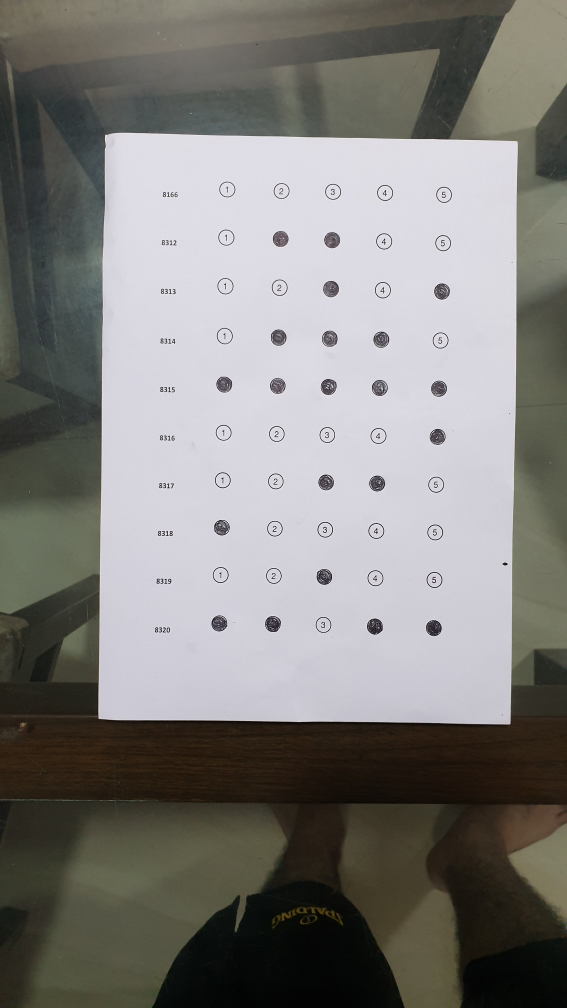
#> input picture test.jpg, 2268 x 4032 px (shown at 1/4 size)
$ python 'bubble detection2.0.py'
#> lines starting #> are read from the running program, lines starting #| are printed output that depends on the picture; after the words box and inside, x2 and y2 are one past the last pixel; in counts of white or black regions, pixels touching at a corner belong together
from imutils.perspective import four_point_transform
from imutils import contours
import numpy as np
import argparse
import imutils
import cv2

#############   resize      ######################
image = cv2.imread("test.jpg")
#> image is the input picture: shape (4032, 2268, 3); mean B, G, R 124.7, 127.7, 129.1
print(image.shape)
#| (4032, 2268, 3)


# [14 lines of commented-out code are left out]


gray = cv2.cvtColor(image, cv2.COLOR_BGR2GRAY)
blurred = cv2.GaussianBlur(gray, (5, 5), 0)
edged = cv2.Canny(blurred, 75, 200)
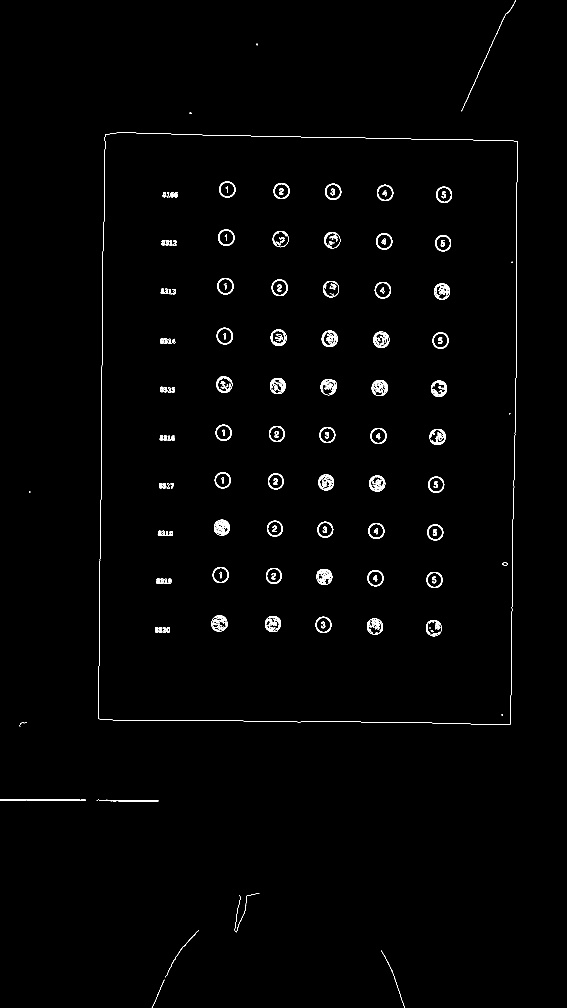
#> edged: shape (4032, 2268) (shown at 1/4 size); 0.53% white in thin lines or dots

cnts = cv2.findContours(edged.copy(), cv2.RETR_EXTERNAL,cv2.CHAIN_APPROX_SIMPLE)
#> cnts = 17 contours, 9 with area under 20; largest, box (x1, y1, x2, y2) and area: (393, 530, 2072, 2898) 3863693, (1845, 0, 2064, 445) 156, (662, 3720, 796, 3910) 102, (939, 3572, 1038, 3730) 34, (607, 3918, 657, 4032) 32, (1524, 3801, 1568, 3884) 32, (758, 451, 767, 456) 24, (1567, 3882, 1619, 4032) 24
cnts = imutils.grab_contours(cnts)
docCnt = None

if len(cnts) > 0:

	cnts = sorted(cnts, key=cv2.contourArea, reverse=True)


	for c in cnts:

		peri = cv2.arcLength(c, True)
		approx = cv2.approxPolyDP(c, 0.02 * peri, True)


		if len(approx) == 4:
			docCnt = approx
			break
	else :
		print("get the picture of full image")
#> this loop made 1 pass


paper = four_point_transform(image, docCnt.reshape(4, 2))
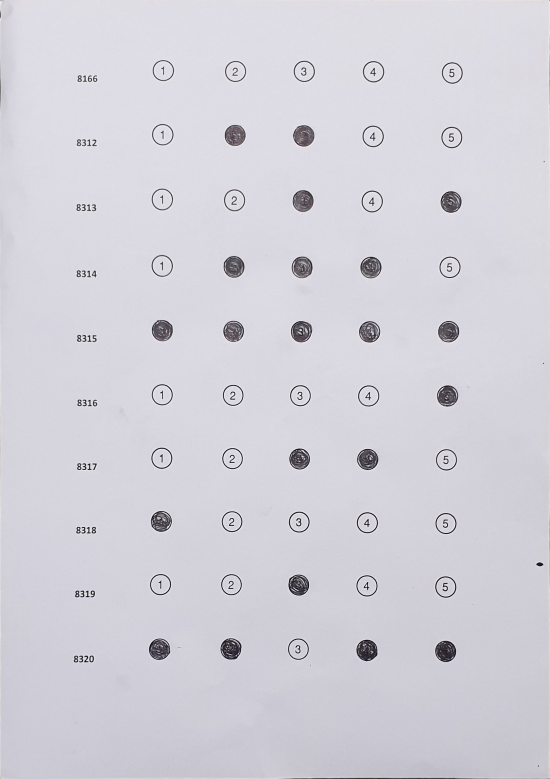
#> paper: shape (2336, 1648, 3) (shown at 1/3 size); mean B, G, R 217.7, 209.6, 210.9
warped = four_point_transform(gray, docCnt.reshape(4, 2))

# apply Otsu's thresholding method to binarize the warped piece of paper
thresh = cv2.threshold(warped, 0, 255,cv2.THRESH_BINARY_INV | cv2.THRESH_OTSU)[1]
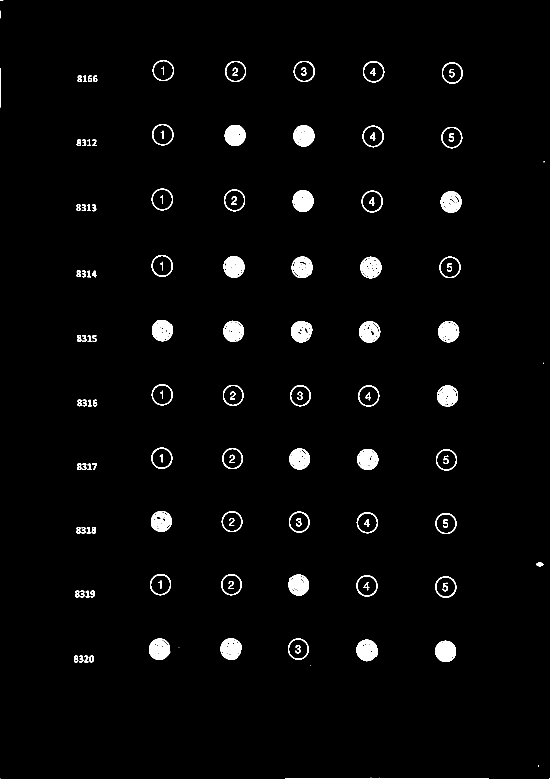
#> thresh: shape (2336, 1648) (shown at 1/3 size); 2.3% white; 131 white regions (8 under 20 px)

cnts = cv2.findContours(thresh.copy(), cv2.RETR_EXTERNAL,cv2.CHAIN_APPROX_SIMPLE)
#> cnts = 102 contours, 9 with area under 20; largest, box (x1, y1, x2, y2) and area: (1085, 572, 1148, 637) 3188, (455, 566, 519, 631) 3188, (455, 765, 519, 830) 3184, (672, 568, 735, 634) 3176, (1088, 377, 1151, 442) 3148
cnts = imutils.grab_contours(cnts)
questionCnts = []


for c in cnts:

	(x, y, w, h) = cv2.boundingRect(c)
	ar = w / float(h)


	if w >= 10 and h >= 20 and ar >= 0.9 and ar <= 1.1:
		questionCnts.append(c)
#> this loop made 102 passes
#> (x, y, w, h, ar) on passes 1, 2, 3, 4, 6, 7, 8, 9, 11, 12, 13, 14: (1647, 2335, 1, 1, 1), (0, 2335, 1, 1, 1), (856, 2333, 610, 3, 203.3), (1614, 2296, 3, 4, 0.75), (268, 1967, 14, 20, 0.7), (253, 1967, 12, 20, 0.6), (237, 1967, 13, 20, 0.65), (222, 1967, 13, 20, 0.65), (1306, 1922, 62, 64, 0.969), (1069, 1919, 64, 65, 0.985), (864, 1916, 62, 63, 0.984), (447, 1916, 64, 64, 1)
#> (c, x, y, w, h, ar) on passes 5, 10: ([[931, 1995], [931, 1996]], 931, 1995, 1, 2, 0.5), ([[536, 1942], [537, 1942]], 536, 1942, 2, 1, 2)
#> after the loop, questionCnts = 50 contours; largest, box (x1, y1, x2, y2) and area: (1085, 572, 1148, 637) 3188, (455, 566, 519, 631) 3188, (455, 765, 519, 830) 3184, (672, 568, 735, 634) 3176, (1088, 377, 1151, 442) 3148


questionCnts = contours.sort_contours(questionCnts,method="top-to-bottom")[0]
#> questionCnts = 50 contours; largest, box (x1, y1, x2, y2) and area: (455, 566, 519, 631) 3188, (1085, 572, 1148, 637) 3188, (455, 765, 519, 830) 3184, (672, 568, 735, 634) 3176, (1088, 377, 1151, 442) 3148
correct = 0
roll=8312

for (q, i) in enumerate(np.arange(0, len(questionCnts), 5)):

	cnts = contours.sort_contours(questionCnts[i:i + 5])[0]
	bubbled = None
	g =0

	for (j, c) in enumerate(cnts):

		mask = np.zeros(thresh.shape, dtype="uint8")
		cv2.drawContours(mask, [c], -1, 255, -1)

		mask = cv2.bitwise_and(thresh, thresh, mask=mask)
		total = cv2.countNonZero(mask)

		bubbled = (total, j)
		if bubbled > (1000,0):
				g = g + 1


	score = (g / 5.0) * 100
	print(roll,":-",score)
	roll=roll+1
#> this loop made 10 passes
#> (i, score) on passes 1 to 10: (0, 0), (5, 40), (10, 40), (15, 60), (20, 100), (25, 20), (30, 40), (35, 20), (40, 20), (45, 80)
#| 8312 :- 0.0
#| 8313 :- 40.0
#| 8314 :- 40.0
#| 8315 :- 60.0
#| 8316 :- 100.0
#| 8317 :- 20.0
#| 8318 :- 40.0
#| 8319 :- 20.0
#> (further printed lines are left out)
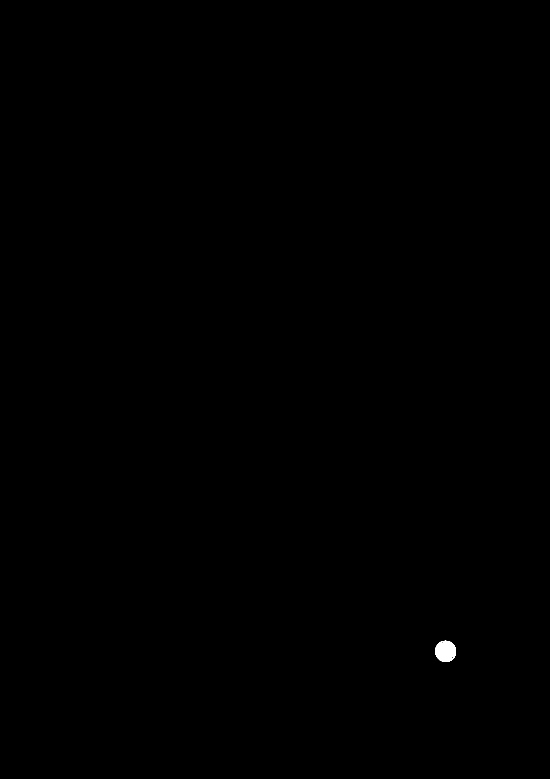
#> mask: shape (2336, 1648) (shown at 1/3 size); 0.08% white; 1 white region, box (x1, y1, x2, y2) and area: (1306, 1922, 1368, 1986) 3046
#> after the loop, roll = 8322

cv2.waitKey(0)

$ run again, with 123.jpg copied over test.jpg
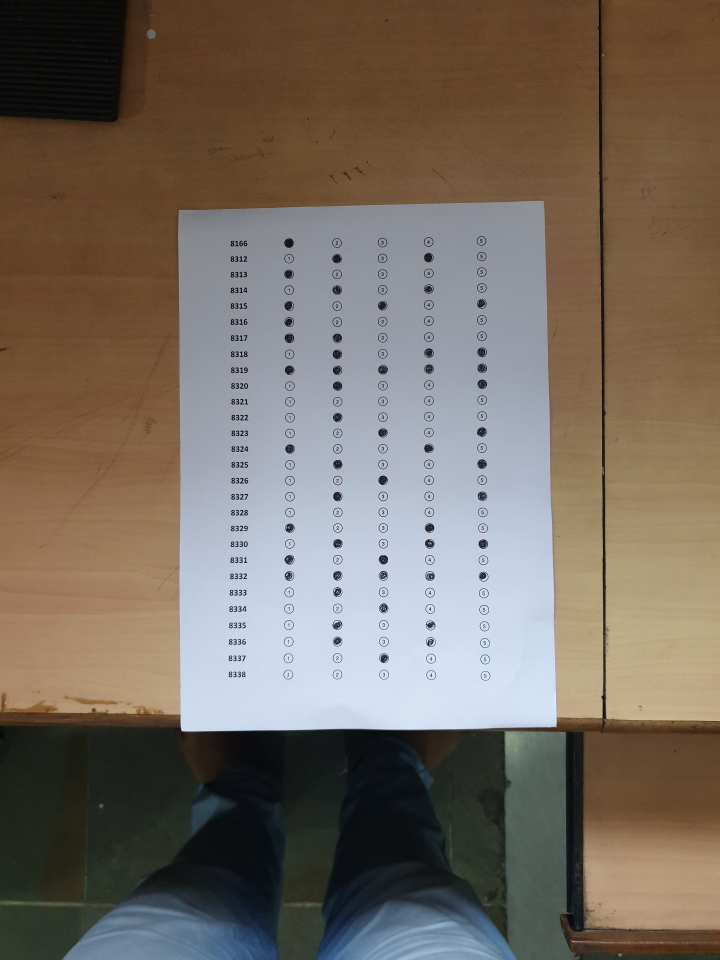
#> input picture 123.jpg, 2160 x 2880 px (shown at 1/3 size)
#> image is the input picture: shape (2880, 2160, 3); mean B, G, R 98.3, 108.5, 119
#| (2880, 2160, 3)
#> `edged = cv2.Canny(blurred, 75, 200)`:
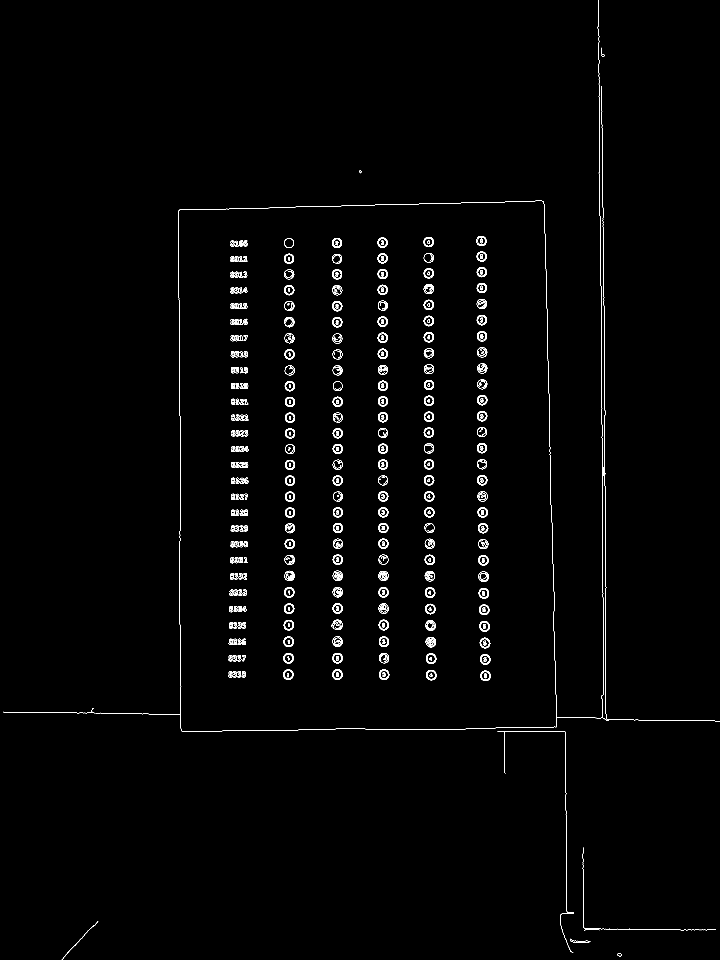
#> edged: shape (2880, 2160) (shown at 1/3 size); 0.85% white in thin lines or dots
#> `cnts = cv2.findContours(edged.copy(), cv2.RETR_EXTERNAL,cv2.CHAIN_APPR..`: cnts = 265 contours, 24 with area under 20; largest, box (x1, y1, x2, y2) and area: (1438, 1863, 1469, 1895) 745, (1278, 1960, 1309, 1992) 741, (1439, 1913, 1471, 1945) 741, (1436, 1764, 1467, 1796) 739, (851, 1860, 882, 1891) 734
#> the loop `for c in cnts: ` made 257 passes
#> (peri, docCnt) on pass 257: (1348.3, [[1750, 2542], [1752, 2784], [2147, 2789], [1753, 2784]])
#> `thresh = cv2.threshold(warped, 0, 255,cv2.THRESH_BINARY_INV | cv2.THRE..`:
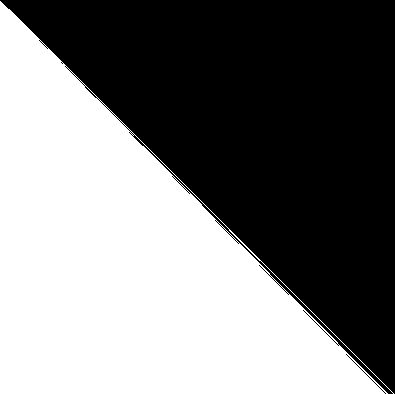
#> thresh: shape (394, 395); 49.3% white; 1 white region
#> `cnts = cv2.findContours(thresh.copy(), cv2.RETR_EXTERNAL,cv2.CHAIN_APP..`: cnts = 1 contour; box (x1, y1, x2, y2) and area: (0, 1, 394, 394) 76102
#> the loop `for c in cnts: ` made 1 pass
#> (x, y, w, h, ar) on pass 1: (0, 1, 394, 393, 1)
#> after the loop `for c in cnts:`: questionCnts has the same summary as cnts
#> the loop `for (q, i) in enumerate(np.arange(0, len(questionCnts), 5)): ` made 1 pass
#> (q, i, score, roll) on pass 1: (0, 0, 20, 8313)
#> (printed output is left out)
#> after the loop `for (q, i) in enumerate(np.arange(0, len(questionCnts), 5)):`: roll = 8313
